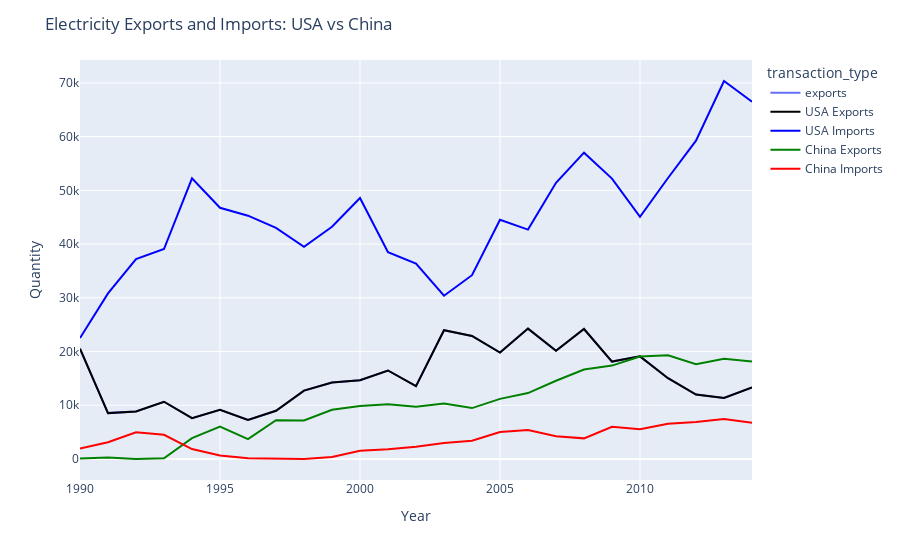

The notebook cell saved with this chart:
### Code cell
### Stany Chiny - import eksport

usa_export = data[(data['country_or_area'] == 'United States') & (data['commodity'] == 'electricity') & (data['transaction_type'] == 'exports')]
usa_import = data[(data['country_or_area'] == 'United States') & (data['commodity'] == 'electricity') & (data['transaction_type'] == 'imports')]


china_export = data[(data['country_or_area'] == 'China') & (data['commodity'] == 'electricity') & (data['transaction_type'] == 'exports')]
china_import = data[(data['country_or_area'] == 'China') & (data['commodity'] == 'electricity') & (data['transaction_type'] == 'imports')]

fig = px.line(usa_export, x="year", y="quantity", color="transaction_type")
fig.add_scatter(x=usa_export['year'], y=usa_export['quantity'], mode='lines', name='USA Exports', line=dict(color='black'))
fig.add_scatter(x=usa_import['year'], y=usa_import['quantity'], mode='lines', name='USA Imports', line=dict(color='blue'))
fig.add_scatter(x=china_export['year'], y=china_export['quantity'], mode='lines', name='China Exports', line=dict(color='green'))
fig.add_scatter(x=china_import['year'], y=china_import['quantity'], mode='lines', name='China Imports', line=dict(color='red'))


fig.update_layout(title='Electricity Exports and Imports: USA vs China', xaxis_title='Year', yaxis_title='Quantity')

fig.show()

### Figure 1 — Plotly figure (JSON) as saved in the notebook; plotly's stock layout.template omitted (floating-point values rounded to 4 significant figures)
{"data": [{"hovertemplate": "transaction_type=exports<br>year=%{x}<br>quantity=%{y}<extra></extra>", "legendgroup": "exports", "line": {"color": "#636efa", "dash": "solid"}, "marker": {"symbol": "circle"}, "mode": "lines", "name": "exports", "orientation": "v", "showlegend": true, "type": "scatter", "x": [2014, 2013, 2012, 2011, 2010, 2009, 2008, 2007, 2006, 2005, 2004, 2003, 2002, 2001, 2000, 1999, 1998, 1997, 1996, 1995, 1994, 1993, 1992, 1991, 1990], "xaxis": "x", "y": [13298, 11353, 11995, 15038, 19107, 18138, 24198, 20143, 24271, 19803, 22898, 23972, 13561, 16474, 14678, 14221, 12730, 8974, 7279, 9146, 7592, 10655, 8855, 8540, 20526], "yaxis": "y"}, {"line": {"color": "black"}, "mode": "lines", "name": "USA Exports", "type": "scatter", "x": [2014, 2013, 2012, 2011, 2010, 2009, 2008, 2007, 2006, 2005, 2004, 2003, 2002, 2001, 2000, 1999, 1998, 1997, 1996, 1995, 1994, 1993, 1992, 1991, 1990], "y": [13298, 11353, 11995, 15038, 19107, 18138, 24198, 20143, 24271, 19803, 22898, 23972, 13561, 16474, 14678, 14221, 12730, 8974, 7279, 9146, 7592, 10655, 8855, 8540, 20526]}, {"line": {"color": "blue"}, "mode": "lines", "name": "USA Imports", "type": "scatter", "x": [2014, 2013, 2012, 2011, 2010, 2009, 2008, 2007, 2006, 2005, 2004, 2003, 2002, 2001, 2000, 1999, 1998, 1997, 1996, 1995, 1994, 1993, 1992, 1991, 1990], "y": [66511, 70355, 59257, 52301, 45083, 52191, 57019, 51396, 42691, 44527, 34210, 30390, 36373, 38501, 48592, 43215, 39513, 43032, 45288, 46760, 52230, 39082, 37204, 30812, 22506]}, {"line": {"color": "green"}, "mode": "lines", "name": "China Exports", "type": "scatter", "x": [2014, 2013, 2012, 2011, 2010, 2009, 2008, 2007, 2006, 2005, 2004, 2003, 2002, 2001, 2000, 1999, 1998, 1997, 1996, 1995, 1994, 1993, 1992, 1991, 1990], "y": [18158, 18669, 17653, 19307, 19059, 17386, 16644, 14566, 12271, 11194, 9476, 10339, 9704, 10191, 9878, 9150, 7170, 7204, 3712, 6025, 3893, 117, 0, 260, 90]}, {"line": {"color": "red"}, "mode": "lines", "name": "China Imports", "type": "scatter", "x": [2014, 2013, 2012, 2011, 2010, 2009, 2008, 2007, 2006, 2005, 2004, 2003, 2002, 2001, 2000, 1999, 1998, 1997, 1996, 1995, 1994, 1993, 1992, 1991, 1990], "y": [6750, 7438, 6874, 6562, 5545, 6006, 3842, 4251, 5389, 5011, 3400, 2980, 2300, 1796, 1546, 370, 20, 89, 124, 639, 1847, 4506, 4980, 3110, 1930]}], "layout": {"legend": {"title": {"text": "transaction_type"}, "tracegroupgap": 0}, "margin": {"t": 60}, "title": {"text": "Electricity Exports and Imports: USA vs China"}, "xaxis": {"anchor": "y", "domain": [0, 1], "title": {"text": "Year"}}, "yaxis": {"anchor": "x", "domain": [0, 1], "title": {"text": "Quantity"}}}}
